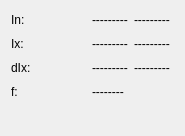
<?xml version="1.0" encoding="UTF-8"?>
<ui version="4.0">
 <class>WMRawActualValBase</class>
 <widget class="QDialog" name="WMRawActualValBase">
  <property name="geometry">
   <rect>
    <x>0</x>
    <y>0</y>
    <width>185</width>
    <height>136</height>
   </rect>
  </property>
  <property name="sizePolicy">
   <sizepolicy hsizetype="Minimum" vsizetype="Minimum">
    <horstretch>0</horstretch>
    <verstretch>0</verstretch>
   </sizepolicy>
  </property>
  <property name="minimumSize">
   <size>
    <width>0</width>
    <height>0</height>
   </size>
  </property>
  <property name="maximumSize">
   <size>
    <width>16777215</width>
    <height>16777215</height>
   </size>
  </property>
  <property name="mouseTracking">
   <bool>false</bool>
  </property>
  <property name="windowTitle">
   <string>Vektoren</string>
  </property>
  <property name="sizeGripEnabled">
   <bool>false</bool>
  </property>
  <layout class="QGridLayout">
   <item row="0" column="3">
    <widget class="QLabel" name="XnPhaseDisp">
     <property name="sizePolicy">
      <sizepolicy hsizetype="Preferred" vsizetype="Preferred">
       <horstretch>0</horstretch>
       <verstretch>0</verstretch>
      </sizepolicy>
     </property>
     <property name="frameShape">
      <enum>QFrame::NoFrame</enum>
     </property>
     <property name="text">
      <string>---------</string>
     </property>
     <property name="wordWrap">
      <bool>false</bool>
     </property>
    </widget>
   </item>
   <item row="1" column="1">
    <spacer name="spacer20">
     <property name="orientation">
      <enum>Qt::Horizontal</enum>
     </property>
     <property name="sizeType">
      <enum>QSizePolicy::Minimum</enum>
     </property>
     <property name="sizeHint" stdset="0">
      <size>
       <width>33</width>
       <height>20</height>
      </size>
     </property>
    </spacer>
   </item>
   <item row="3" column="2">
    <widget class="QLabel" name="FreqDisp">
     <property name="frameShape">
      <enum>QFrame::NoFrame</enum>
     </property>
     <property name="text">
      <string>--------</string>
     </property>
     <property name="wordWrap">
      <bool>false</bool>
     </property>
    </widget>
   </item>
   <item row="0" column="2">
    <widget class="QLabel" name="XnAmplDisp">
     <property name="frameShape">
      <enum>QFrame::NoFrame</enum>
     </property>
     <property name="text">
      <string>---------</string>
     </property>
     <property name="wordWrap">
      <bool>false</bool>
     </property>
    </widget>
   </item>
   <item row="3" column="3">
    <spacer name="spacer17">
     <property name="orientation">
      <enum>Qt::Vertical</enum>
     </property>
     <property name="sizeType">
      <enum>QSizePolicy::Minimum</enum>
     </property>
     <property name="sizeHint" stdset="0">
      <size>
       <width>20</width>
       <height>20</height>
      </size>
     </property>
    </spacer>
   </item>
   <item row="3" column="0">
    <widget class="QLabel" name="FreqLabel">
     <property name="frameShape">
      <enum>QFrame::NoFrame</enum>
     </property>
     <property name="text">
      <string>f:</string>
     </property>
     <property name="wordWrap">
      <bool>false</bool>
     </property>
    </widget>
   </item>
   <item row="2" column="3">
    <widget class="QLabel" name="dXxPhaseDisp">
     <property name="text">
      <string>---------</string>
     </property>
     <property name="wordWrap">
      <bool>false</bool>
     </property>
    </widget>
   </item>
   <item row="2" column="2">
    <widget class="QLabel" name="dXxAmplDisp">
     <property name="text">
      <string>---------</string>
     </property>
     <property name="wordWrap">
      <bool>false</bool>
     </property>
    </widget>
   </item>
   <item row="2" column="0">
    <widget class="QLabel" name="dXxLabel">
     <property name="text">
      <string>dIx:</string>
     </property>
     <property name="wordWrap">
      <bool>false</bool>
     </property>
    </widget>
   </item>
   <item row="0" column="0">
    <widget class="QLabel" name="XnLabel">
     <property name="frameShape">
      <enum>QFrame::NoFrame</enum>
     </property>
     <property name="text">
      <string>In:</string>
     </property>
     <property name="wordWrap">
      <bool>false</bool>
     </property>
    </widget>
   </item>
   <item row="1" column="2">
    <widget class="QLabel" name="XxAmplDisp">
     <property name="frameShape">
      <enum>QFrame::NoFrame</enum>
     </property>
     <property name="text">
      <string>---------</string>
     </property>
     <property name="alignment">
      <set>Qt::AlignVCenter</set>
     </property>
     <property name="wordWrap">
      <bool>false</bool>
     </property>
    </widget>
   </item>
   <item row="1" column="3">
    <widget class="QLabel" name="XxPhaseDisp">
     <property name="frameShape">
      <enum>QFrame::NoFrame</enum>
     </property>
     <property name="text">
      <string>--------- </string>
     </property>
     <property name="wordWrap">
      <bool>false</bool>
     </property>
    </widget>
   </item>
   <item row="1" column="0">
    <widget class="QLabel" name="XxLabel">
     <property name="frameShape">
      <enum>QFrame::NoFrame</enum>
     </property>
     <property name="text">
      <string>Ix:</string>
     </property>
     <property name="wordWrap">
      <bool>false</bool>
     </property>
    </widget>
   </item>
   <item row="4" column="0" colspan="4">
    <widget class="QLabel" name="Settingslabel">
     <property name="text">
      <string/>
     </property>
    </widget>
   </item>
  </layout>
 </widget>
 <layoutdefault spacing="6" margin="11"/>
 <pixmapfunction>qPixmapFromMimeSource</pixmapfunction>
 <resources/>
 <connections/>
</ui>
